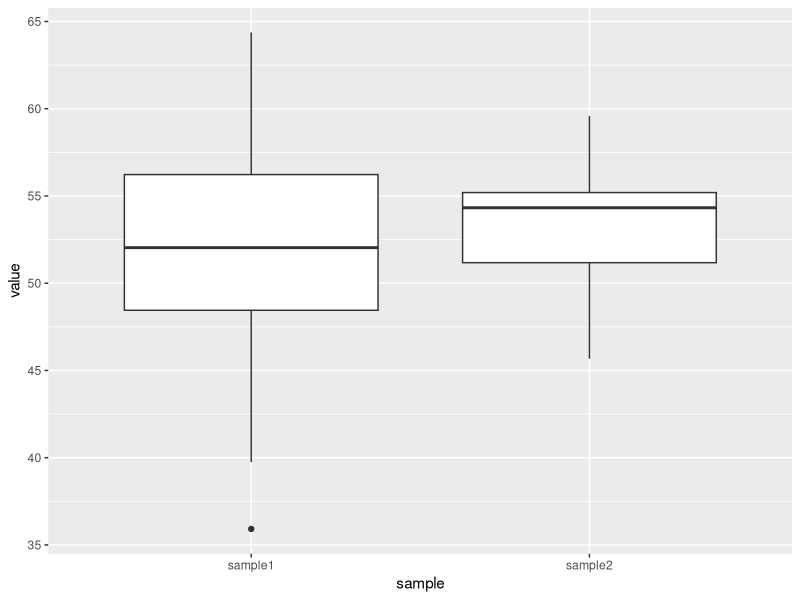
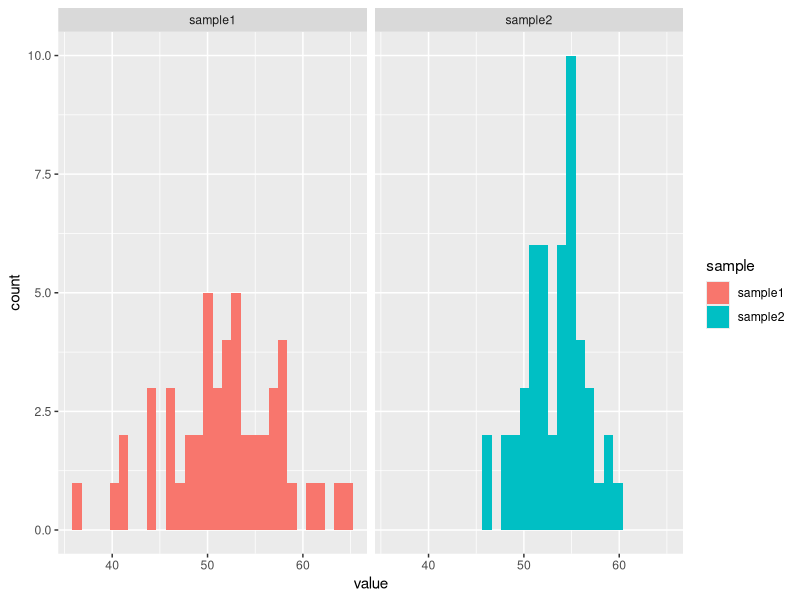

Write R code to recreate these figures, in order.
## ---- chunk 1
library(tidyverse)

sample1<-data.frame(sample1=rnorm(50, mean=51.7, sd=6))
sample2<-data.frame(sample2=rnorm(50, mean=53.4, sd=3))

sample<-bind_cols(sample1,sample2) #Combine the two variables
## ---- chunk 2
sample_long<-sample %>% gather(key="sample",value="value")
ggplot(sample_long,aes(y=value,x=sample)) + geom_boxplot() 
ggplot(sample_long,aes(x=value, fill=sample)) + 
  geom_histogram() + 
  facet_wrap(~sample)
## ---- chunk 3
t.test(sample1, sample2, var.equal=TRUE) 
t.test(sample1, sample2, var.equal=FALSE) 
## ---- chunk 4
sample2<-data.frame(sample2=rnorm(50, mean=53.4, sd=50))
t.test(sample1, sample2, var.equal=FALSE)
## ---- chunk 5
sample1<-data.frame(sample1=rnorm(50, mean=51.7, sd=6))
sample2<-data.frame(sample2=rnorm(50, mean=53.4, sd=3))

t.test(sample1, sample2, var.equal=FALSE, alternative="two.sided")
t.test(sample1, sample2, var.equal=FALSE, alternative="greater")
t.test(sample1, sample2, var.equal=FALSE, alternative="less")
## ---- chunk 6
prop1<-data.frame(coin1=rbinom(100, 1 , .5)) #Regular coin
prop2<-data.frame(coin2=rbinom(100, 1 ,.75)) #Altered coin

prop_sample<-bind_cols(prop1,prop2) #Combine the two variables
prop_samplelong<-prop_sample %>% gather(key="coin",value="result") #Reshape the dataset so all values are in one column
## ---- chunk 7
prop_sample.table<-prop_samplelong %>%
  group_by(coin,result) %>%
  summarise(count=n()) %>%
  spread(result,count) %>%
  mutate(total=`0`+`1`)
prop.test(prop_sample.table$`1`,prop_sample.table$total) #Run prop.test on the table
## ---- chunk 8
stream.1990<-c(334, 231, 261, 215, 209, 336, 393, 141, 185, 242, 122, 195, 421, 226)
stream.2010<-c(316, 217, 226, 176, 215, 327, 335, 155, 128, 244, 129, 175, 379, 196)
t.test(stream.1990, stream.2010, paired=TRUE) 
## ---- chunk 9
t.test(stream.1990, stream.2010)
## ---- chunk 10
uga<-c(12.4, 13.9, 14.6, 11.3, 18.1, 15.2, 13.9)
tech<-c(10.7, 11.1, 16.2, 12.5, 10.8, 16.7, 12.7)
## ---- chunk 11
prepolicy<-c(398,413,521,645,513,310)
postpolicy<-c(375,403,410,552,406,308)
